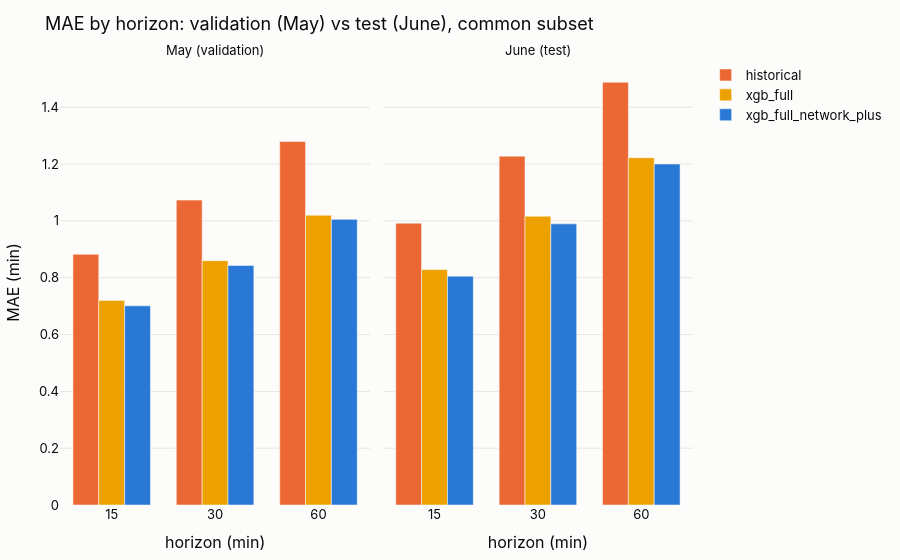

Source (notebook cell):
### Code cell
# 1.3 Chart: MAE by horizon on May and June
fig = px.bar(both, x="horizon_min", y="mae", color="model", barmode="group", facet_col="month",
             color_discrete_map={"historical": SERIES[1], "xgb_full": SERIES[3], "xgb_full_network_plus": SERIES[0]},
             title="MAE by horizon: validation (May) vs test (June), common subset")
fig.update_xaxes(type="category", title="horizon (min)")
fig.update_layout(yaxis_title="MAE (min)", legend_title=None)
fig.for_each_annotation(lambda a: a.update(text=a.text.replace("month=", "")))
fig.show()

### Figure 1 — Plotly figure (JSON) as saved in the notebook; plotly's stock layout.template omitted (floating-point values rounded to 4 significant figures)
{"data": [{"alignmentgroup": "True", "hovertemplate": "model=historical<br>month=May (validation)<br>horizon_min=%{x}<br>mae=%{y}<extra></extra>", "legendgroup": "historical", "marker": {"color": "#eb6834", "pattern": {"shape": ""}}, "name": "historical", "offsetgroup": "historical", "orientation": "v", "showlegend": true, "textposition": "auto", "type": "bar", "x": [15, 30, 60], "xaxis": "x", "y": [0.8826, 1.073, 1.279], "yaxis": "y"}, {"alignmentgroup": "True", "hovertemplate": "model=historical<br>month=June (test)<br>horizon_min=%{x}<br>mae=%{y}<extra></extra>", "legendgroup": "historical", "marker": {"color": "#eb6834", "pattern": {"shape": ""}}, "name": "historical", "offsetgroup": "historical", "orientation": "v", "showlegend": false, "textposition": "auto", "type": "bar", "x": [15, 30, 60], "xaxis": "x2", "y": [0.992, 1.228, 1.488], "yaxis": "y2"}, {"alignmentgroup": "True", "hovertemplate": "model=xgb_full<br>month=May (validation)<br>horizon_min=%{x}<br>mae=%{y}<extra></extra>", "legendgroup": "xgb_full", "marker": {"color": "#eda100", "pattern": {"shape": ""}}, "name": "xgb_full", "offsetgroup": "xgb_full", "orientation": "v", "showlegend": true, "textposition": "auto", "type": "bar", "x": [15, 30, 60], "xaxis": "x", "y": [0.7201, 0.8601, 1.02], "yaxis": "y"}, {"alignmentgroup": "True", "hovertemplate": "model=xgb_full<br>month=June (test)<br>horizon_min=%{x}<br>mae=%{y}<extra></extra>", "legendgroup": "xgb_full", "marker": {"color": "#eda100", "pattern": {"shape": ""}}, "name": "xgb_full", "offsetgroup": "xgb_full", "orientation": "v", "showlegend": false, "textposition": "auto", "type": "bar", "x": [15, 30, 60], "xaxis": "x2", "y": [0.8286, 1.016, 1.222], "yaxis": "y2"}, {"alignmentgroup": "True", "hovertemplate": "model=xgb_full_network_plus<br>month=May (validation)<br>horizon_min=%{x}<br>mae=%{y}<extra></extra>", "legendgroup": "xgb_full_network_plus", "marker": {"color": "#2a78d6", "pattern": {"shape": ""}}, "name": "xgb_full_network_plus", "offsetgroup": "xgb_full_network_plus", "orientation": "v", "showlegend": true, "textposition": "auto", "type": "bar", "x": [15, 30, 60], "xaxis": "x", "y": [0.7009, 0.8432, 1.005], "yaxis": "y"}, {"alignmentgroup": "True", "hovertemplate": "model=xgb_full_network_plus<br>month=June (test)<br>horizon_min=%{x}<br>mae=%{y}<extra></extra>", "legendgroup": "xgb_full_network_plus", "marker": {"color": "#2a78d6", "pattern": {"shape": ""}}, "name": "xgb_full_network_plus", "offsetgroup": "xgb_full_network_plus", "orientation": "v", "showlegend": false, "textposition": "auto", "type": "bar", "x": [15, 30, 60], "xaxis": "x2", "y": [0.8054, 0.9895, 1.2], "yaxis": "y2"}], "layout": {"annotations": [{"font": {}, "showarrow": false, "text": "May (validation)", "x": 0.245, "xanchor": "center", "xref": "paper", "y": 1, "yanchor": "bottom", "yref": "paper"}, {"font": {}, "showarrow": false, "text": "June (test)", "x": 0.755, "xanchor": "center", "xref": "paper", "y": 1, "yanchor": "bottom", "yref": "paper"}], "barmode": "group", "legend": {"title": {}, "tracegroupgap": 0}, "title": {"text": "MAE by horizon: validation (May) vs test (June), common subset"}, "xaxis": {"anchor": "y", "domain": [0, 0.49], "title": {"text": "horizon (min)"}, "type": "category"}, "xaxis2": {"anchor": "y2", "domain": [0.51, 1], "matches": "x", "title": {"text": "horizon (min)"}, "type": "category"}, "yaxis": {"anchor": "x", "domain": [0, 1], "title": {"text": "MAE (min)"}}, "yaxis2": {"anchor": "x2", "domain": [0, 1], "matches": "y", "showticklabels": false}}}
